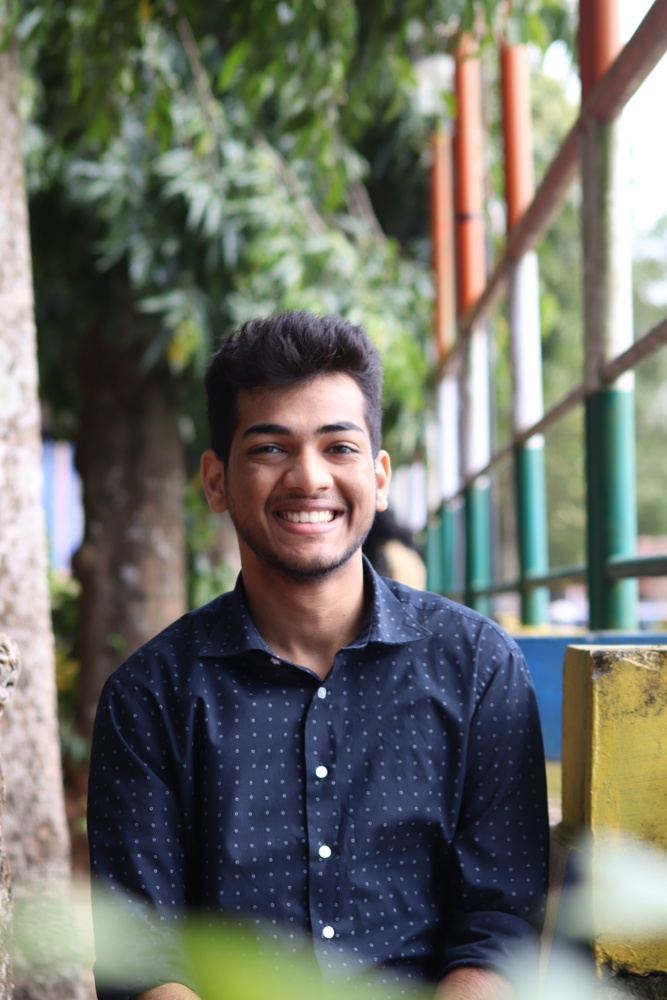
#> input picture images/IMG.JPG, 667 x 1000 px, shrunk from 2656 x 3984 before the run, found by its file name
$ jupyter execute K-Means.ipynb   (shell and % lines are left out)
#> lines starting #> are read from the running program, lines starting #| are printed output that depends on the picture
[cell 1]
import matplotlib.pyplot as plt
import numpy as np
import cv2

[cell 2]
image = cv2.imread('images\IMG.JPG')
#> image is the input picture: shape (1000, 667, 3); mean B, G, R 102.9, 111.5, 109.7
image = cv2.cvtColor(image,cv2.COLOR_BGR2RGB)
plt.imshow(image)

[cell 3]
pixel_val = image.reshape((-1,3))
pixel_val = np.float32(pixel_val)

[cell 4]
criteria = (cv2.TERM_CRITERIA_EPS + cv2.TERM_CRITERIA_MAX_ITER, 100, 0.2)

[cell 5]
k=4
retvals,labels,centers = cv2.kmeans(pixel_val,k,None,criteria,20,cv2.KMEANS_RANDOM_CENTERS)
#> retvals = 1.07e+09; centers = [[155.8, 158.9, 132.4], [90.61, 94.02, 83.19], [35.52, 37.99, 41.11], [223.5, 219.5, 215.3]]
centers = np.uint8(centers)
#> centers = [[155, 158, 132], [90, 94, 83], [35, 37, 41], [223, 219, 215]]
segmented_data = centers[labels.flatten()]

# reshape data into the original image dimensions
segmented_image = segmented_data.reshape((image.shape))
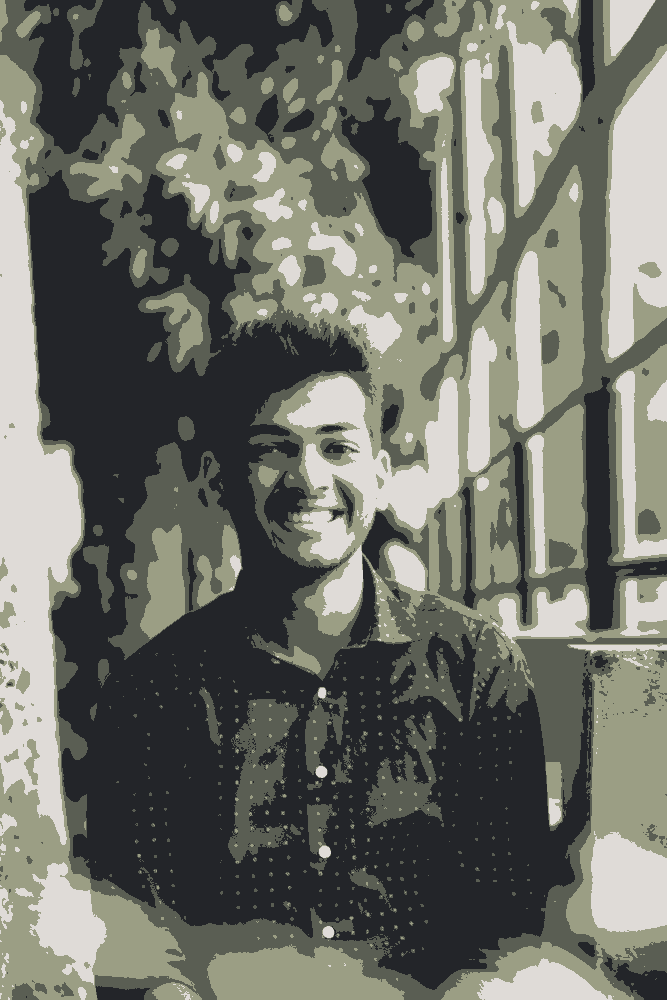
#> segmented_image: shape (1000, 667, 3); mean R, G, B 109.1, 110.8, 102.6
labels_reshape = labels.reshape(image.shape[0], image.shape[1])
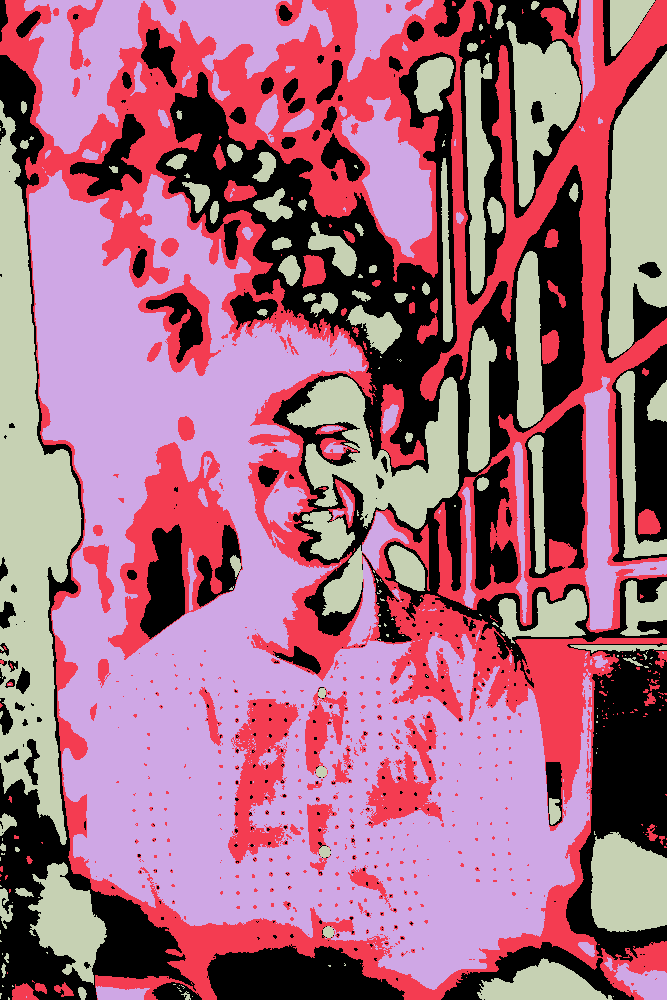
#> labels_reshape: shape (1000, 667) int32; 4 distinct labels, from 0 to 3; one colour per label, 0 black

plt.imshow(segmented_image)

[cell 6]
plt.imshow(labels_reshape==0, cmap='gray')
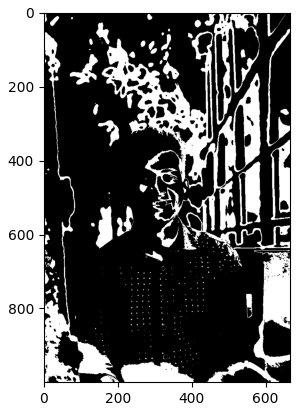
#> figure drawn by matplotlib, 1 panel

[cell 7]
# mask an image segment by cluster

cluster = 0 # the first cluster

masked_image = np.copy(image)
# turn the mask green!
masked_image[labels_reshape == cluster] = [0, 255, 0]
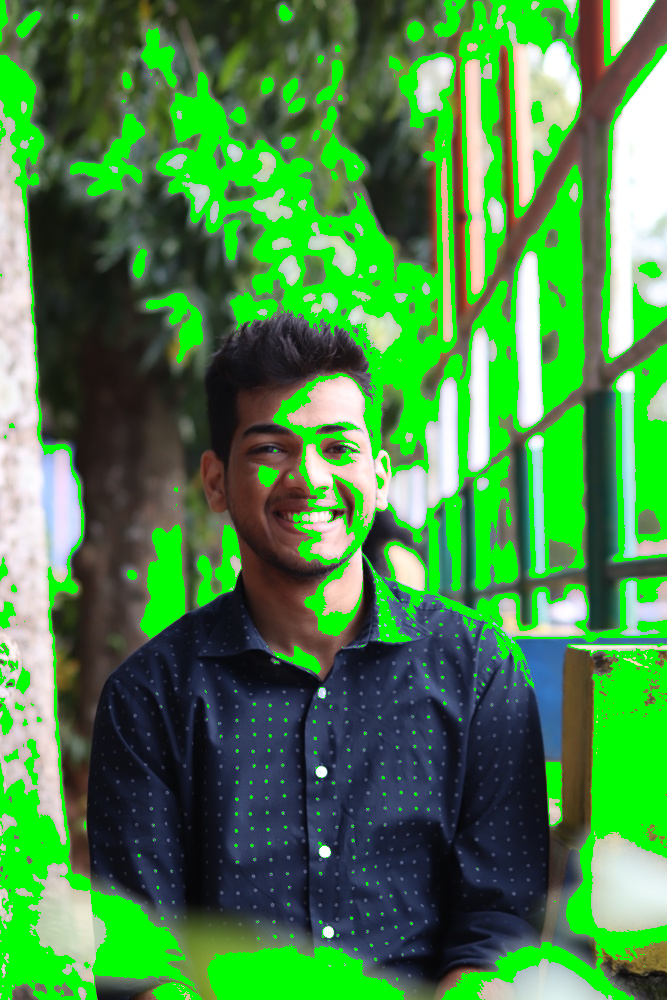
#> masked_image: shape (1000, 667, 3); mean R, G, B 72.5, 134.4, 71.2

plt.imshow(masked_image)
